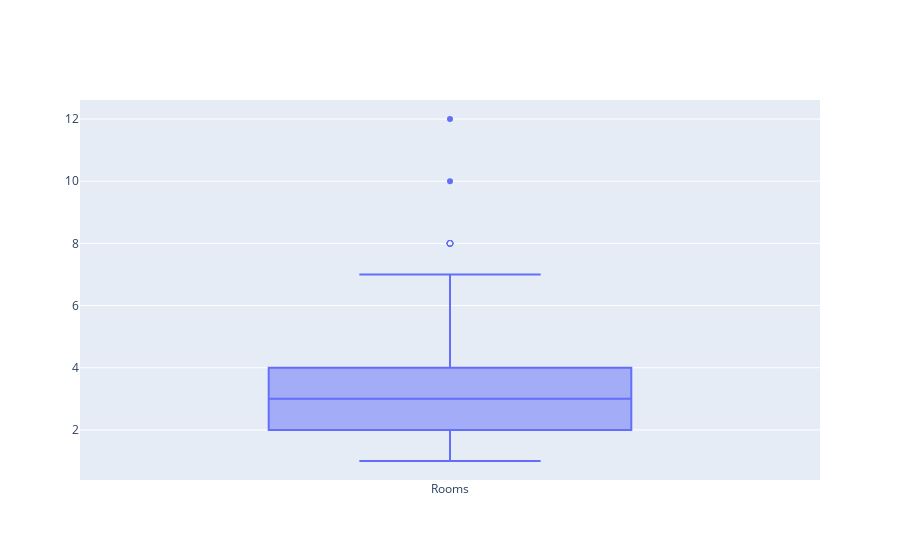
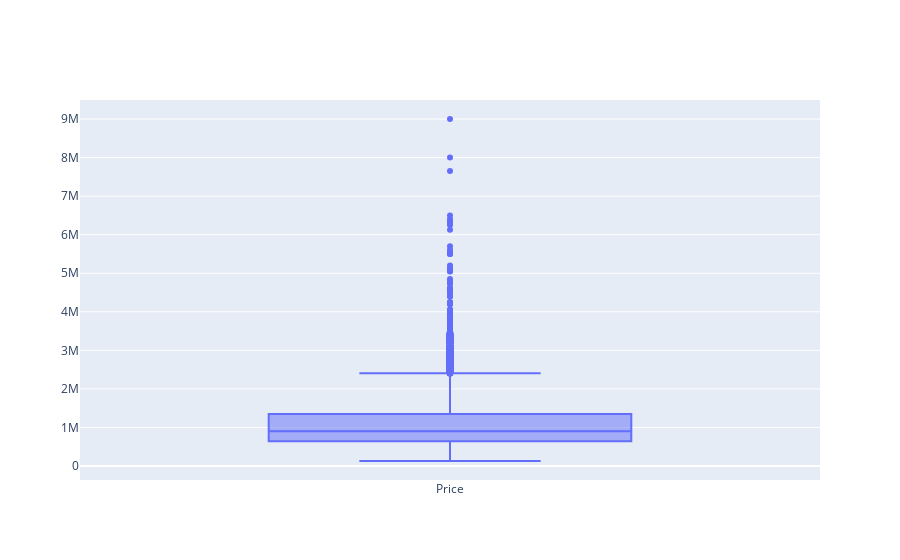
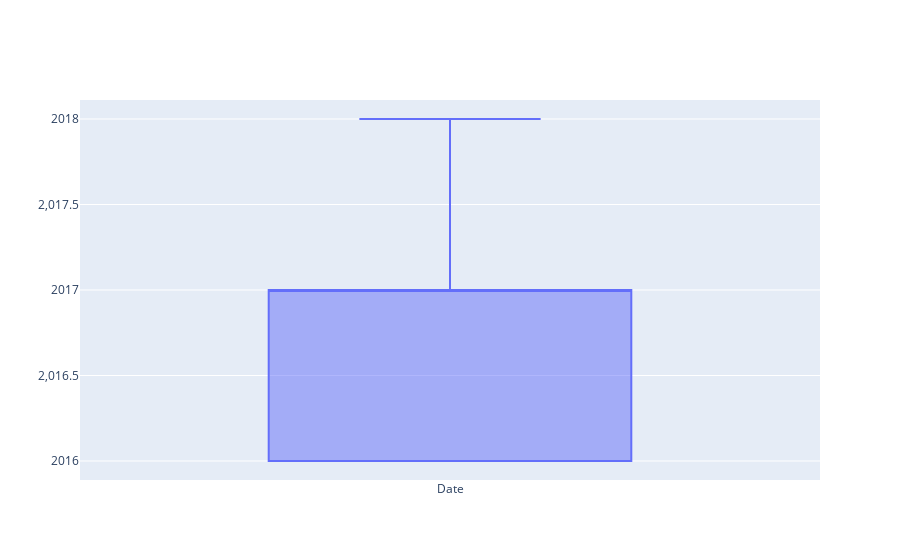
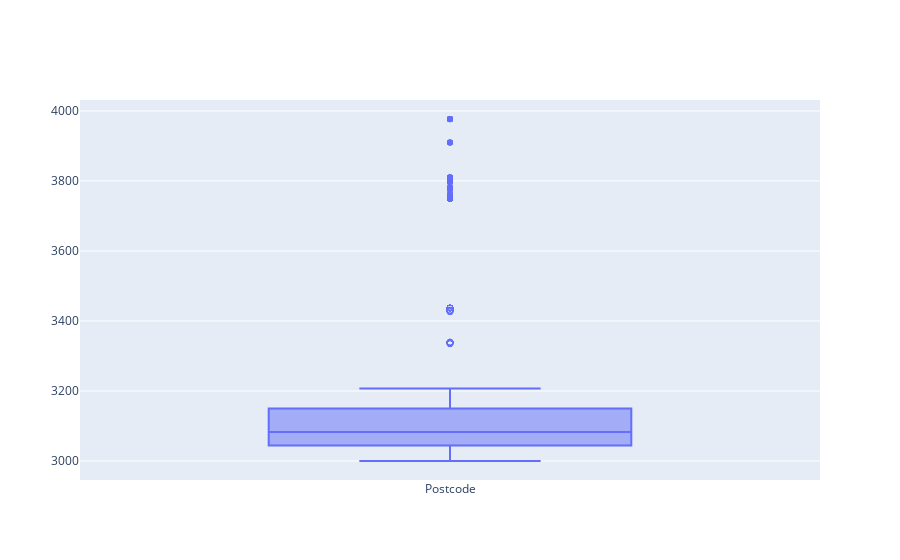

Notebook code for these charts, in order:
### Code cell
for i in num_feature:
    fig = go.Figure()
    fig.add_trace(go.Box(
        y = df_new[i],
        name = i,
        boxpoints = 'suspectedoutliers',
    ))
    fig.show()

### Figure 1 — Plotly figure (JSON) as saved in the notebook; plotly's stock layout.template omitted (floating-point values rounded to 4 significant figures; data arrays with more than 128 entries replaced by an {"elided": "..."} marker saying what was removed)
{"data": [{"boxpoints": "suspectedoutliers", "name": "Rooms", "type": "box", "y": {"elided": "9028 int values"}}], "layout": {}}

### Figure 2 — Plotly figure (JSON) as saved in the notebook; plotly's stock layout.template omitted (floating-point values rounded to 4 significant figures; data arrays with more than 128 entries replaced by an {"elided": "..."} marker saying what was removed)
{"data": [{"boxpoints": "suspectedoutliers", "name": "Price", "type": "box", "y": {"elided": "9028 int values"}}], "layout": {}}

### Figure 3 — Plotly figure (JSON) as saved in the notebook; plotly's stock layout.template omitted (floating-point values rounded to 4 significant figures; data arrays with more than 128 entries replaced by an {"elided": "..."} marker saying what was removed)
{"data": [{"boxpoints": "suspectedoutliers", "name": "Date", "type": "box", "y": {"elided": "9028 int values"}}], "layout": {}}

### Figure 4 — Plotly figure (JSON) as saved in the notebook; plotly's stock layout.template omitted (floating-point values rounded to 4 significant figures; data arrays with more than 128 entries replaced by an {"elided": "..."} marker saying what was removed)
{"data": [{"boxpoints": "suspectedoutliers", "name": "Postcode", "type": "box", "y": {"elided": "9028 int values"}}], "layout": {}}
